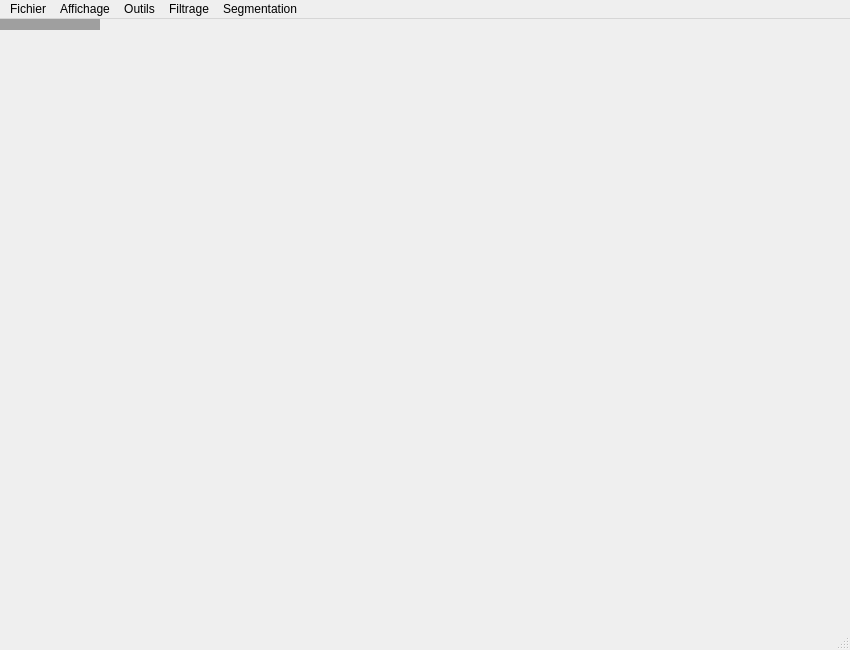
<?xml version="1.0" encoding="UTF-8"?>
<!--!
- @file mainwindow.ui
- @author Juan ASCENCIO
- @version 1.0
- @date Juillet 2013
- @copyright INSA LYON
- Creation date 2013-07-04T17:30:28
-->
<ui version="4.0">
 <class>MainWindow</class>
 <widget class="QMainWindow" name="MainWindow">
  <property name="geometry">
   <rect>
    <x>0</x>
    <y>0</y>
    <width>850</width>
    <height>650</height>
   </rect>
  </property>
  <property name="windowTitle">
   <string>TCIMAG</string>
  </property>
  <widget class="QMdiArea" name="centralWidget"/>
  <widget class="QMenuBar" name="menuBar">
   <property name="geometry">
    <rect>
     <x>0</x>
     <y>0</y>
     <width>850</width>
     <height>29</height>
    </rect>
   </property>
   <widget class="QMenu" name="menuFichier">
    <property name="title">
     <string>Fichier</string>
    </property>
    <addaction name="actionOuvrir"/>
    <addaction name="separator"/>
    <addaction name="actionQuitter"/>
   </widget>
   <widget class="QMenu" name="menuAffichage">
    <property name="title">
     <string>Affichage</string>
    </property>
    <addaction name="actionTailleNormale"/>
    <addaction name="actionZoomIn"/>
    <addaction name="actionZoomOut"/>
   </widget>
   <widget class="QMenu" name="menuOutils">
    <property name="title">
     <string>Outils</string>
    </property>
    <widget class="QMenu" name="menuHistogramme">
     <property name="title">
      <string>Histogramme</string>
     </property>
     <addaction name="actionAffichage"/>
     <addaction name="separator"/>
     <addaction name="actionRecadrage"/>
     <addaction name="actionNegatif"/>
     <addaction name="actionCalibration"/>
     <addaction name="actionGainOffsetHistogramme"/>
     <addaction name="separator"/>
     <addaction name="actionEgalisation"/>
     <addaction name="actionEgalisationLocale"/>
     <addaction name="actionEgalisationInverse"/>
     <addaction name="separator"/>
     <addaction name="actionExponentielle"/>
     <addaction name="actionLogarithmique"/>
     <addaction name="actionRacineCubique"/>
    </widget>
    <widget class="QMenu" name="menuCalculArithmetique">
     <property name="title">
      <string>Calcul Arithmétique</string>
     </property>
     <addaction name="actionAddition"/>
     <addaction name="actionSoustraction"/>
     <addaction name="actionMultiplication"/>
     <addaction name="actionCombinaison"/>
     <addaction name="separator"/>
     <addaction name="actionGainOffsetArithmetique"/>
     <addaction name="separator"/>
     <addaction name="actionMinimum"/>
     <addaction name="actionMaximum"/>
    </widget>
    <widget class="QMenu" name="menuCalculLogique">
     <property name="title">
      <string>Calcul Logique</string>
     </property>
     <addaction name="actionAND"/>
     <addaction name="actionOR"/>
     <addaction name="actionXOR"/>
     <addaction name="actionNOT"/>
     <addaction name="actionPlanBinaire"/>
     <addaction name="actionQuantification"/>
    </widget>
    <widget class="QMenu" name="menuGeometrie">
     <property name="title">
      <string>Géométrie</string>
     </property>
     <addaction name="actionChangementDEchelle"/>
     <addaction name="actionChangementDeTaille"/>
     <addaction name="actionMosaique"/>
     <addaction name="separator"/>
     <addaction name="actionSymetrieAxeOx"/>
     <addaction name="actionSymetrieAxeOy"/>
     <addaction name="actionRotation"/>
     <addaction name="actionRotationInterpolee"/>
     <addaction name="separator"/>
     <addaction name="actionTransposee"/>
     <addaction name="actionRotation90plus"/>
     <addaction name="actionRotation90moins"/>
     <addaction name="separator"/>
     <addaction name="actionRegionDInteretGeometrie"/>
     <addaction name="separator"/>
     <addaction name="actionVuePerspective"/>
    </widget>
    <widget class="QMenu" name="menuDessin">
     <property name="title">
      <string>Dessin</string>
     </property>
     <addaction name="actionLignes"/>
     <addaction name="actionRectangles"/>
     <addaction name="actionCercles"/>
     <addaction name="actionEllipses"/>
     <addaction name="actionCourbes"/>
     <addaction name="actionPolygones"/>
     <addaction name="separator"/>
     <addaction name="actionRegionDInteretDessin"/>
     <addaction name="separator"/>
     <addaction name="actionParametres"/>
    </widget>
    <widget class="QMenu" name="menuPerturbation">
     <property name="title">
      <string>Perturbation</string>
     </property>
     <addaction name="actionBruitUniforme"/>
     <addaction name="actionBruitPoivreEtSel"/>
    </widget>
    <widget class="QMenu" name="menuGeneration">
     <property name="title">
      <string>Génération</string>
     </property>
     <addaction name="actionUniforme"/>
     <addaction name="actionBord"/>
     <addaction name="actionRampe"/>
    </widget>
    <addaction name="menuHistogramme"/>
    <addaction name="menuCalculArithmetique"/>
    <addaction name="menuCalculLogique"/>
    <addaction name="menuGeometrie"/>
    <addaction name="menuDessin"/>
    <addaction name="menuPerturbation"/>
    <addaction name="menuGeneration"/>
   </widget>
   <widget class="QMenu" name="menuFiltrage">
    <property name="title">
     <string>Filtrage</string>
    </property>
    <widget class="QMenu" name="menuFrequentiel">
     <property name="title">
      <string>Fréquentiel</string>
     </property>
     <addaction name="actionFFT"/>
     <addaction name="actionFiltrageFrequentiel"/>
    </widget>
    <addaction name="actionMoyenneur3x3"/>
    <addaction name="actionMoyenneurNxN"/>
    <addaction name="actionLaplacien"/>
    <addaction name="separator"/>
    <addaction name="actionCorrectionGradient"/>
    <addaction name="separator"/>
    <addaction name="actionMedian"/>
    <addaction name="actionFiltreV"/>
    <addaction name="separator"/>
    <addaction name="menuFrequentiel"/>
   </widget>
   <widget class="QMenu" name="menuSegmentation">
    <property name="title">
     <string>Segmentation</string>
    </property>
    <widget class="QMenu" name="menuSeuillageSimple">
     <property name="title">
      <string>Seuillage Simple</string>
     </property>
     <addaction name="actionManuelSimple"/>
     <addaction name="separator"/>
     <addaction name="actionVarianceSimple"/>
     <addaction name="actionEntropieSimple"/>
    </widget>
    <widget class="QMenu" name="menuSeuillageDouble">
     <property name="title">
      <string>Seuillage Double</string>
     </property>
     <addaction name="actionManuelDouble"/>
     <addaction name="separator"/>
     <addaction name="actionVarianceDouble"/>
     <addaction name="actionEntropieDouble"/>
    </widget>
    <widget class="QMenu" name="menuSobel">
     <property name="title">
      <string>Sobel</string>
     </property>
     <addaction name="actionNormeSobel"/>
     <addaction name="actionGradientXSobel"/>
     <addaction name="actionGradientYSobel"/>
     <addaction name="actionMaximaSobel"/>
    </widget>
    <widget class="QMenu" name="menuPrewitt">
     <property name="title">
      <string>Prewitt</string>
     </property>
     <addaction name="actionNormePrewitt"/>
     <addaction name="actionGradientXPrewitt"/>
     <addaction name="actionGradientYPrewitt"/>
     <addaction name="actionMaximaPrewitt"/>
    </widget>
    <addaction name="menuSeuillageSimple"/>
    <addaction name="menuSeuillageDouble"/>
    <addaction name="actionSeuillageParHysteresis"/>
    <addaction name="actionBiseuillage"/>
    <addaction name="separator"/>
    <addaction name="menuSobel"/>
    <addaction name="menuPrewitt"/>
    <addaction name="actionDeriche"/>
    <addaction name="separator"/>
    <addaction name="actionContourage"/>
   </widget>
   <addaction name="menuFichier"/>
   <addaction name="menuAffichage"/>
   <addaction name="menuOutils"/>
   <addaction name="menuFiltrage"/>
   <addaction name="menuSegmentation"/>
  </widget>
  <widget class="QStatusBar" name="statusBar"/>
  <action name="actionQuitter">
   <property name="text">
    <string>Quitter</string>
   </property>
  </action>
  <action name="actionOuvrir">
   <property name="text">
    <string>Ouvrir...</string>
   </property>
  </action>
  <action name="actionZoomIn">
   <property name="text">
    <string>Zoom in</string>
   </property>
   <property name="shortcut">
    <string>Ctrl++</string>
   </property>
  </action>
  <action name="actionZoomOut">
   <property name="text">
    <string>Zoom out</string>
   </property>
   <property name="shortcut">
    <string>Ctrl+-</string>
   </property>
  </action>
  <action name="actionTailleNormale">
   <property name="text">
    <string>Taille Normale</string>
   </property>
   <property name="shortcut">
    <string>Ctrl+0</string>
   </property>
  </action>
  <action name="actionAffichage">
   <property name="enabled">
    <bool>false</bool>
   </property>
   <property name="text">
    <string>Affichage</string>
   </property>
  </action>
  <action name="actionRecadrage">
   <property name="enabled">
    <bool>false</bool>
   </property>
   <property name="text">
    <string>Recadrage</string>
   </property>
  </action>
  <action name="actionNegatif">
   <property name="enabled">
    <bool>false</bool>
   </property>
   <property name="text">
    <string>Négatif</string>
   </property>
  </action>
  <action name="actionCalibration">
   <property name="enabled">
    <bool>false</bool>
   </property>
   <property name="text">
    <string>Calibration</string>
   </property>
  </action>
  <action name="actionGainOffsetHistogramme">
   <property name="enabled">
    <bool>false</bool>
   </property>
   <property name="text">
    <string>Gain/Offset</string>
   </property>
  </action>
  <action name="actionEgalisation">
   <property name="enabled">
    <bool>false</bool>
   </property>
   <property name="text">
    <string>Égalisation</string>
   </property>
  </action>
  <action name="actionEgalisationLocale">
   <property name="enabled">
    <bool>false</bool>
   </property>
   <property name="text">
    <string>Égalisation Locale (CLAHE)</string>
   </property>
  </action>
  <action name="actionEgalisationInverse">
   <property name="enabled">
    <bool>false</bool>
   </property>
   <property name="text">
    <string>Égalisation Inverse</string>
   </property>
  </action>
  <action name="actionExponentielle">
   <property name="enabled">
    <bool>false</bool>
   </property>
   <property name="text">
    <string>Exponentielle</string>
   </property>
  </action>
  <action name="actionLogarithmique">
   <property name="enabled">
    <bool>false</bool>
   </property>
   <property name="text">
    <string>Logarithmique</string>
   </property>
  </action>
  <action name="actionRacineCubique">
   <property name="enabled">
    <bool>false</bool>
   </property>
   <property name="text">
    <string>Racine Cubique</string>
   </property>
  </action>
  <action name="actionAddition">
   <property name="enabled">
    <bool>false</bool>
   </property>
   <property name="text">
    <string>Addition</string>
   </property>
  </action>
  <action name="actionSoustraction">
   <property name="enabled">
    <bool>false</bool>
   </property>
   <property name="text">
    <string>Soustraction</string>
   </property>
  </action>
  <action name="actionMultiplication">
   <property name="enabled">
    <bool>false</bool>
   </property>
   <property name="text">
    <string>Multiplication</string>
   </property>
  </action>
  <action name="actionCombinaison">
   <property name="enabled">
    <bool>false</bool>
   </property>
   <property name="text">
    <string>Combinaison</string>
   </property>
  </action>
  <action name="actionGainOffsetArithmetique">
   <property name="enabled">
    <bool>false</bool>
   </property>
   <property name="text">
    <string>Gain/Offset</string>
   </property>
  </action>
  <action name="actionMinimum">
   <property name="enabled">
    <bool>false</bool>
   </property>
   <property name="text">
    <string>Minimum</string>
   </property>
  </action>
  <action name="actionMaximum">
   <property name="enabled">
    <bool>false</bool>
   </property>
   <property name="text">
    <string>Maximum</string>
   </property>
  </action>
  <action name="actionAND">
   <property name="enabled">
    <bool>false</bool>
   </property>
   <property name="text">
    <string>AND</string>
   </property>
  </action>
  <action name="actionOR">
   <property name="enabled">
    <bool>false</bool>
   </property>
   <property name="text">
    <string>OR</string>
   </property>
  </action>
  <action name="actionXOR">
   <property name="enabled">
    <bool>false</bool>
   </property>
   <property name="text">
    <string>XOR</string>
   </property>
  </action>
  <action name="actionNOT">
   <property name="enabled">
    <bool>false</bool>
   </property>
   <property name="text">
    <string>NOT</string>
   </property>
  </action>
  <action name="actionPlanBinaire">
   <property name="enabled">
    <bool>false</bool>
   </property>
   <property name="text">
    <string>Plan Binaire</string>
   </property>
  </action>
  <action name="actionQuantification">
   <property name="enabled">
    <bool>false</bool>
   </property>
   <property name="text">
    <string>Quantification</string>
   </property>
  </action>
  <action name="actionChangementDEchelle">
   <property name="enabled">
    <bool>false</bool>
   </property>
   <property name="text">
    <string>Changement d'Échelle</string>
   </property>
  </action>
  <action name="actionChangementDeTaille">
   <property name="enabled">
    <bool>false</bool>
   </property>
   <property name="text">
    <string>Changement de Taille</string>
   </property>
  </action>
  <action name="actionMosaique">
   <property name="enabled">
    <bool>false</bool>
   </property>
   <property name="text">
    <string>Mosaïque</string>
   </property>
  </action>
  <action name="actionSymetrieAxeOx">
   <property name="enabled">
    <bool>false</bool>
   </property>
   <property name="text">
    <string>Symétrie Axe OX</string>
   </property>
  </action>
  <action name="actionSymetrieAxeOy">
   <property name="enabled">
    <bool>false</bool>
   </property>
   <property name="text">
    <string>Symétrie Axe OY</string>
   </property>
  </action>
  <action name="actionRotation">
   <property name="enabled">
    <bool>false</bool>
   </property>
   <property name="text">
    <string>Rotation</string>
   </property>
  </action>
  <action name="actionRotationInterpolee">
   <property name="enabled">
    <bool>false</bool>
   </property>
   <property name="text">
    <string>Rotation Interpolée</string>
   </property>
  </action>
  <action name="actionTransposee">
   <property name="enabled">
    <bool>false</bool>
   </property>
   <property name="text">
    <string>Transposée</string>
   </property>
  </action>
  <action name="actionRotation90plus">
   <property name="enabled">
    <bool>false</bool>
   </property>
   <property name="text">
    <string>Rotation +90°</string>
   </property>
  </action>
  <action name="actionRotation90moins">
   <property name="enabled">
    <bool>false</bool>
   </property>
   <property name="text">
    <string>Rotation -90°</string>
   </property>
  </action>
  <action name="actionRegionDInteretGeometrie">
   <property name="enabled">
    <bool>false</bool>
   </property>
   <property name="text">
    <string>Région d'Intérêt</string>
   </property>
  </action>
  <action name="actionVuePerspective">
   <property name="enabled">
    <bool>false</bool>
   </property>
   <property name="text">
    <string>Vue Perspective</string>
   </property>
  </action>
  <action name="actionLignes">
   <property name="enabled">
    <bool>false</bool>
   </property>
   <property name="text">
    <string>Lignes</string>
   </property>
  </action>
  <action name="actionRectangles">
   <property name="enabled">
    <bool>false</bool>
   </property>
   <property name="text">
    <string>Rectangles</string>
   </property>
  </action>
  <action name="actionCercles">
   <property name="enabled">
    <bool>false</bool>
   </property>
   <property name="text">
    <string>Cercles</string>
   </property>
  </action>
  <action name="actionEllipses">
   <property name="enabled">
    <bool>false</bool>
   </property>
   <property name="text">
    <string>Ellipses</string>
   </property>
  </action>
  <action name="actionCourbes">
   <property name="enabled">
    <bool>false</bool>
   </property>
   <property name="text">
    <string>Courbes</string>
   </property>
  </action>
  <action name="actionPolygones">
   <property name="enabled">
    <bool>false</bool>
   </property>
   <property name="text">
    <string>Polygones</string>
   </property>
  </action>
  <action name="actionRegionDInteretDessin">
   <property name="enabled">
    <bool>false</bool>
   </property>
   <property name="text">
    <string>Région d'Intérêt</string>
   </property>
  </action>
  <action name="actionParametres">
   <property name="enabled">
    <bool>false</bool>
   </property>
   <property name="text">
    <string>Paramêtres</string>
   </property>
  </action>
  <action name="actionBruitUniforme">
   <property name="enabled">
    <bool>false</bool>
   </property>
   <property name="text">
    <string>Bruit Uniforme</string>
   </property>
  </action>
  <action name="actionBruitPoivreEtSel">
   <property name="enabled">
    <bool>false</bool>
   </property>
   <property name="text">
    <string>Bruit Poivre et Sel</string>
   </property>
  </action>
  <action name="actionUniforme">
   <property name="enabled">
    <bool>false</bool>
   </property>
   <property name="text">
    <string>Uniforme</string>
   </property>
  </action>
  <action name="actionBord">
   <property name="enabled">
    <bool>false</bool>
   </property>
   <property name="text">
    <string>Bord</string>
   </property>
  </action>
  <action name="actionRampe">
   <property name="enabled">
    <bool>false</bool>
   </property>
   <property name="text">
    <string>Rampe</string>
   </property>
  </action>
  <action name="actionMoyenneur3x3">
   <property name="enabled">
    <bool>false</bool>
   </property>
   <property name="text">
    <string>Moyenneur 3x3</string>
   </property>
  </action>
  <action name="actionMoyenneurNxN">
   <property name="enabled">
    <bool>false</bool>
   </property>
   <property name="text">
    <string>Moyenneur NxN (séparable)</string>
   </property>
  </action>
  <action name="actionLaplacien">
   <property name="enabled">
    <bool>false</bool>
   </property>
   <property name="text">
    <string>Laplacien</string>
   </property>
  </action>
  <action name="actionCorrectionGradient">
   <property name="enabled">
    <bool>false</bool>
   </property>
   <property name="text">
    <string>CorrectionGradient</string>
   </property>
  </action>
  <action name="actionMedian">
   <property name="enabled">
    <bool>false</bool>
   </property>
   <property name="text">
    <string>Médian</string>
   </property>
  </action>
  <action name="actionFiltreV">
   <property name="enabled">
    <bool>false</bool>
   </property>
   <property name="text">
    <string>Filtre-V</string>
   </property>
  </action>
  <action name="actionFFT">
   <property name="enabled">
    <bool>false</bool>
   </property>
   <property name="text">
    <string>FFT</string>
   </property>
  </action>
  <action name="actionFiltrageFrequentiel">
   <property name="enabled">
    <bool>false</bool>
   </property>
   <property name="text">
    <string>Filtrage Fréquentiel</string>
   </property>
  </action>
  <action name="actionSeuillageParHysteresis">
   <property name="enabled">
    <bool>false</bool>
   </property>
   <property name="text">
    <string>Seuillage par Hystérésis</string>
   </property>
  </action>
  <action name="actionBiseuillage">
   <property name="enabled">
    <bool>false</bool>
   </property>
   <property name="text">
    <string>Bi-seuillage</string>
   </property>
  </action>
  <action name="actionDeriche">
   <property name="enabled">
    <bool>false</bool>
   </property>
   <property name="text">
    <string>Deriche</string>
   </property>
  </action>
  <action name="actionContourage">
   <property name="enabled">
    <bool>false</bool>
   </property>
   <property name="text">
    <string>Contourage</string>
   </property>
  </action>
  <action name="actionManuelSimple">
   <property name="enabled">
    <bool>false</bool>
   </property>
   <property name="text">
    <string>Manuel</string>
   </property>
  </action>
  <action name="actionVarianceSimple">
   <property name="enabled">
    <bool>false</bool>
   </property>
   <property name="text">
    <string>Variance</string>
   </property>
  </action>
  <action name="actionEntropieSimple">
   <property name="enabled">
    <bool>false</bool>
   </property>
   <property name="text">
    <string>Entropie</string>
   </property>
  </action>
  <action name="actionManuelDouble">
   <property name="enabled">
    <bool>false</bool>
   </property>
   <property name="text">
    <string>Manuel</string>
   </property>
  </action>
  <action name="actionVarianceDouble">
   <property name="enabled">
    <bool>false</bool>
   </property>
   <property name="text">
    <string>Variance</string>
   </property>
  </action>
  <action name="actionEntropieDouble">
   <property name="enabled">
    <bool>false</bool>
   </property>
   <property name="text">
    <string>Entropie</string>
   </property>
  </action>
  <action name="actionNormeSobel">
   <property name="enabled">
    <bool>false</bool>
   </property>
   <property name="text">
    <string>Norme</string>
   </property>
  </action>
  <action name="actionGradientXSobel">
   <property name="enabled">
    <bool>false</bool>
   </property>
   <property name="text">
    <string>Gradient X</string>
   </property>
  </action>
  <action name="actionGradientYSobel">
   <property name="enabled">
    <bool>false</bool>
   </property>
   <property name="text">
    <string>Gradient Y</string>
   </property>
  </action>
  <action name="actionMaximaSobel">
   <property name="enabled">
    <bool>false</bool>
   </property>
   <property name="text">
    <string>Maxima</string>
   </property>
  </action>
  <action name="actionNormePrewitt">
   <property name="enabled">
    <bool>false</bool>
   </property>
   <property name="text">
    <string>Norme</string>
   </property>
  </action>
  <action name="actionGradientXPrewitt">
   <property name="enabled">
    <bool>false</bool>
   </property>
   <property name="text">
    <string>Gradient X</string>
   </property>
  </action>
  <action name="actionGradientYPrewitt">
   <property name="enabled">
    <bool>false</bool>
   </property>
   <property name="text">
    <string>Gradient Y</string>
   </property>
  </action>
  <action name="actionMaximaPrewitt">
   <property name="enabled">
    <bool>false</bool>
   </property>
   <property name="text">
    <string>Maxima</string>
   </property>
  </action>
 </widget>
 <layoutdefault spacing="6" margin="11"/>
 <resources/>
 <connections>
  <connection>
   <sender>actionQuitter</sender>
   <signal>triggered()</signal>
   <receiver>MainWindow</receiver>
   <slot>close()</slot>
   <hints>
    <hint type="sourcelabel">
     <x>-1</x>
     <y>-1</y>
    </hint>
    <hint type="destinationlabel">
     <x>199</x>
     <y>149</y>
    </hint>
   </hints>
  </connection>
 </connections>
</ui>
